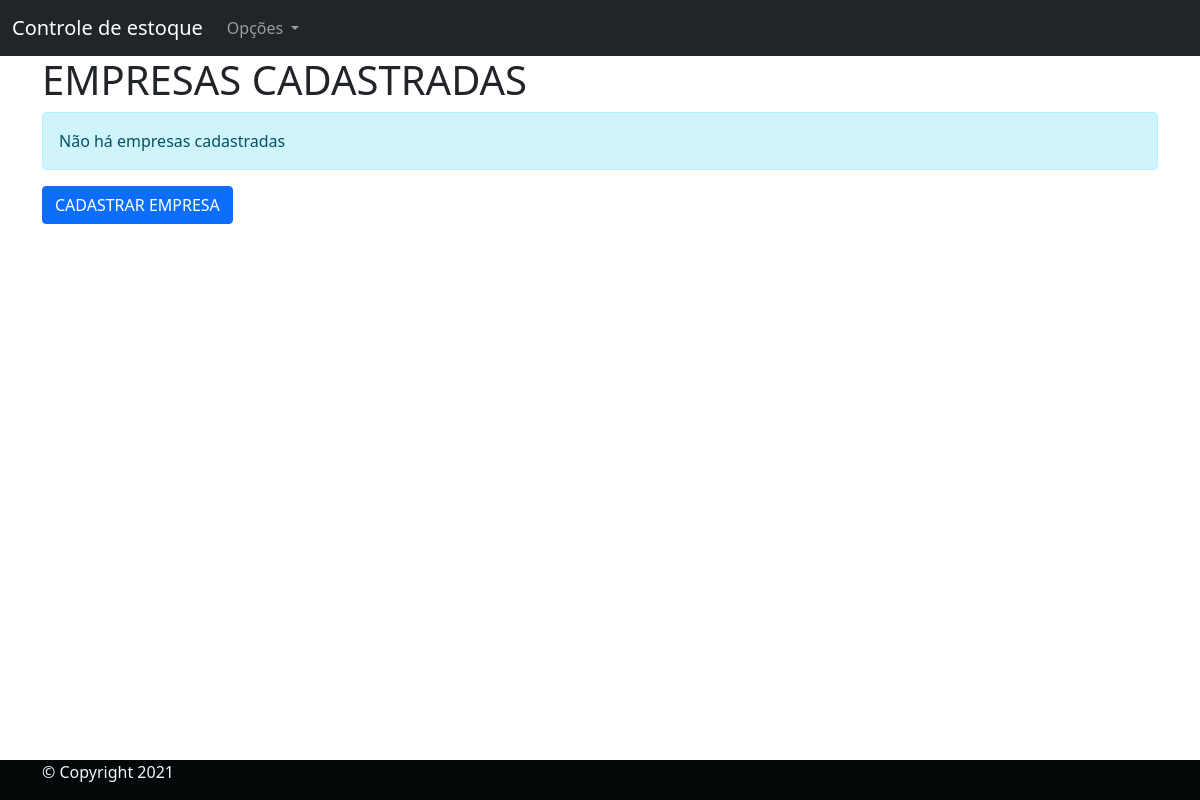
/Listar-empresa/, run on an earlier commit of the app's database.
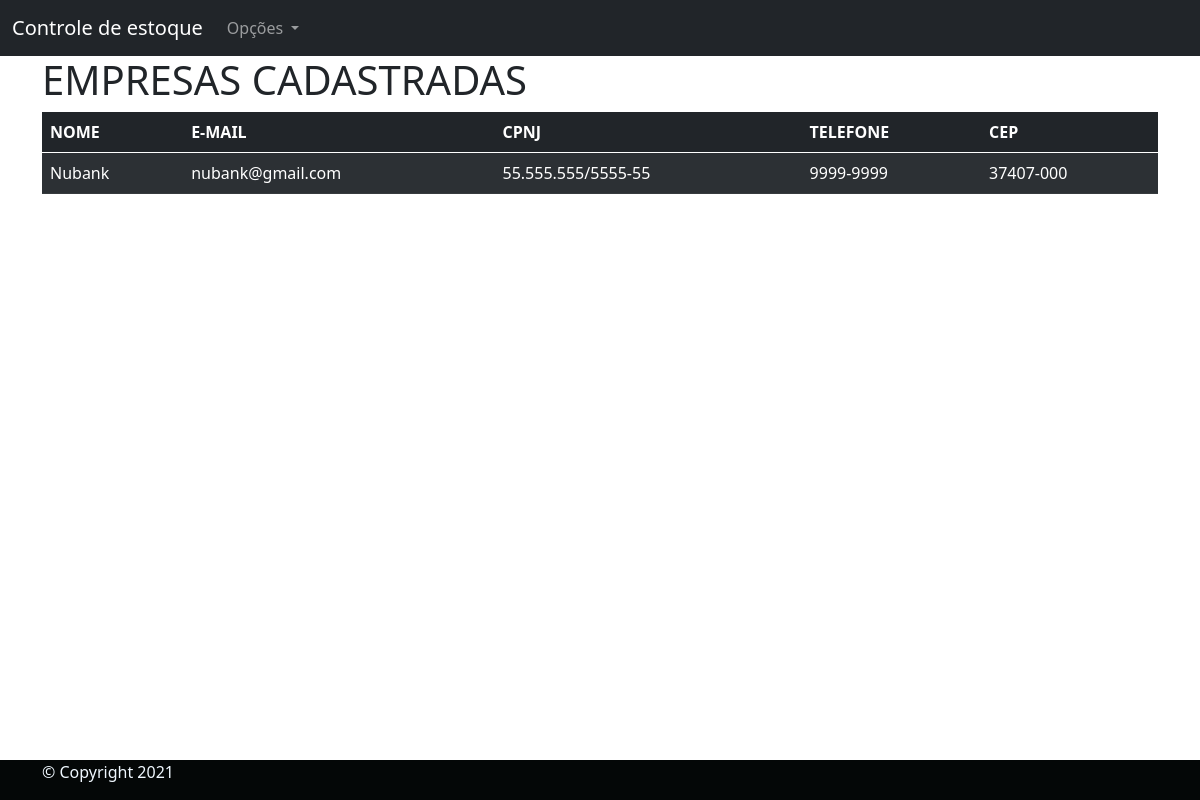
And on a later commit of the database.
### Usuarios/models.py (models this page shows, shortened)
class Empresa(models.Model):
    nome = models.CharField(verbose_name="Nome da empresa:", max_length=194)
    email = models.EmailField(verbose_name="E-mail:",
                              unique=True, blank=False, null=False)
    cep = models.CharField(verbose_name="CEP:", max_length=194)
    pais = models.CharField(verbose_name="País",
                            max_length=194, blank=False, null=False)
    estado = models.CharField(verbose_name="Estado:",
                              max_length=30, blank=False, null=False)
    cidade = models.CharField(verbose_name="Cidade:",
                              max_length=194, blank=False, null=False)
    bairro = models.CharField(verbose_name="Bairro:",
                              max_length=194, blank=False, null=False)
    logradouro = models.CharField(
        verbose_name="Logradouro:", max_length=194, blank=False, null=False)
    numero_da_casa = models.CharField(
        verbose_name="Número da residencia ou compleme:", max_length=194, blank=False, null=False)
    CNPJ = models.CharField(
        verbose_name="CNPJ da empresa:", max_length=194, unique=True)
    telefone = models.CharField(
        verbose_name="Contato da empresa:", max_length=194, blank=True, null=True)
    data_de_cadastro = models.DateTimeField(
        verbose_name="Data do cadastro",  auto_now_add=True)
    class Meta:
        verbose_name = "Empresa"
        verbose_name_plural = "Empresas"
        db_table = "empresa"

### Usuarios/views.py (the view)
# urls.py: path('Listar-empresa/', listar_empresas, name="listar_empresas",),
def listar_empresas(request):
    allempresa = Empresa.objects.all()
    context = {
        "listempresa": allempresa,
    }
    return render(request, "listaempresa.html", context)

### templates/listaempresa.html
{% extends 'base.html' %}
{% block conteudo %}
<main class="container">
    <h1>EMPRESAS CADASTRADAS</h1>
    {% if listempresa %}
    <table class="table table-dark table-striped">
        <thead>
          <tr>
            <th scope="col">NOME</th>
            <th scope="col">E-MAIL</th>
            <th scope="col">CPNJ</th>
            <th scope="col">TELEFONE</th>
            <th scope="col">CEP</th>
          </tr>
        </thead>
        <tbody>
         {% for aux in listempresa %}
            <tr>
            <td>{{aux.nome}}</td>
            <td>{{aux.email}}</td>
            <td>{{aux.CNPJ}}</td>
            <td>{{aux.telefone}}</td>
            <td>{{aux.cep}}</td>
          </tr>
          {% endfor %}
        </tbody>
      </table>
     {% else %}
     <div class="alert alert-info" role="alert">
        Não há empresas cadastradas
      </div>
      <div class="d-grid gap-2">
        <a href="{% url 'cadastrar_empresa' %}">
            <button class="btn btn-primary" type="button">CADASTRAR EMPRESA</button>
        </a>
        {% endif%}
</main>
{% endblock %}

What changed in the data, as far as the page shows it:
added Empresa: nome "Nubank", email "nubank@gmail.com", CNPJ "55.555.555/5555-55", telefone "9999-9999", cep "37407-000"
Also different on the page:
text no longer shown: "Não há empresas cadastradas CADASTRAR EMPRESA"
text now shown: "NOME E-MAIL CPNJ TELEFONE CEP"
